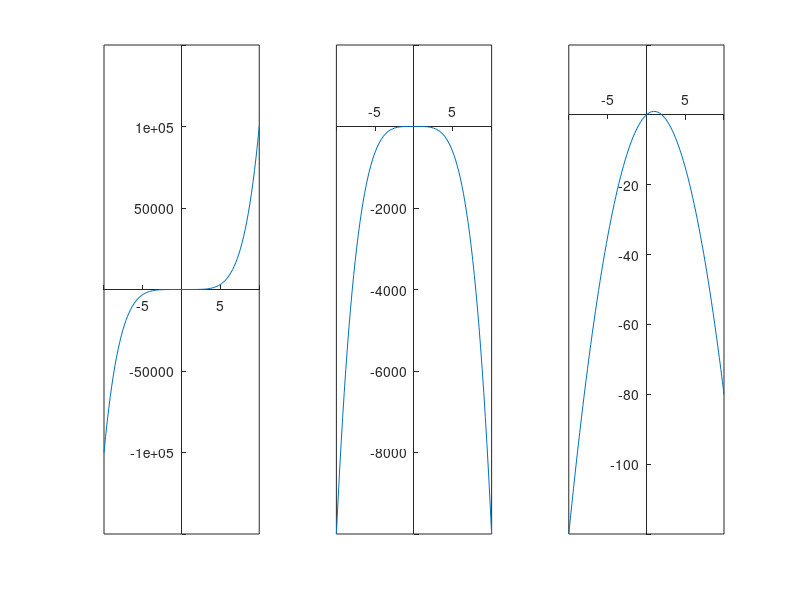

This figure's MATLAB source:
clc;
clear;

f = @(x) x.^5 + x;
g = @(x) 1 - x.^4;
h = @(x) 2*x - x.^2;


x = linspace(-10, 10);


% plot the even function in the first subplot
subplot(1, 3, 1);
plot(x, f(x));
set(gca, 'XAxisLocation', 'origin', 'YAxisLocation', 'origin');

%% plot the odd function in the second subplot
subplot(1, 3, 2);
plot(x, g(x));
set(gca, 'XAxisLocation', 'origin', 'YAxisLocation', 'origin');

%% plot the odd function in the second subplot
subplot(1, 3, 3);
plot(x, h(x));
set(gca, 'XAxisLocation', 'origin', 'YAxisLocation', 'origin');
